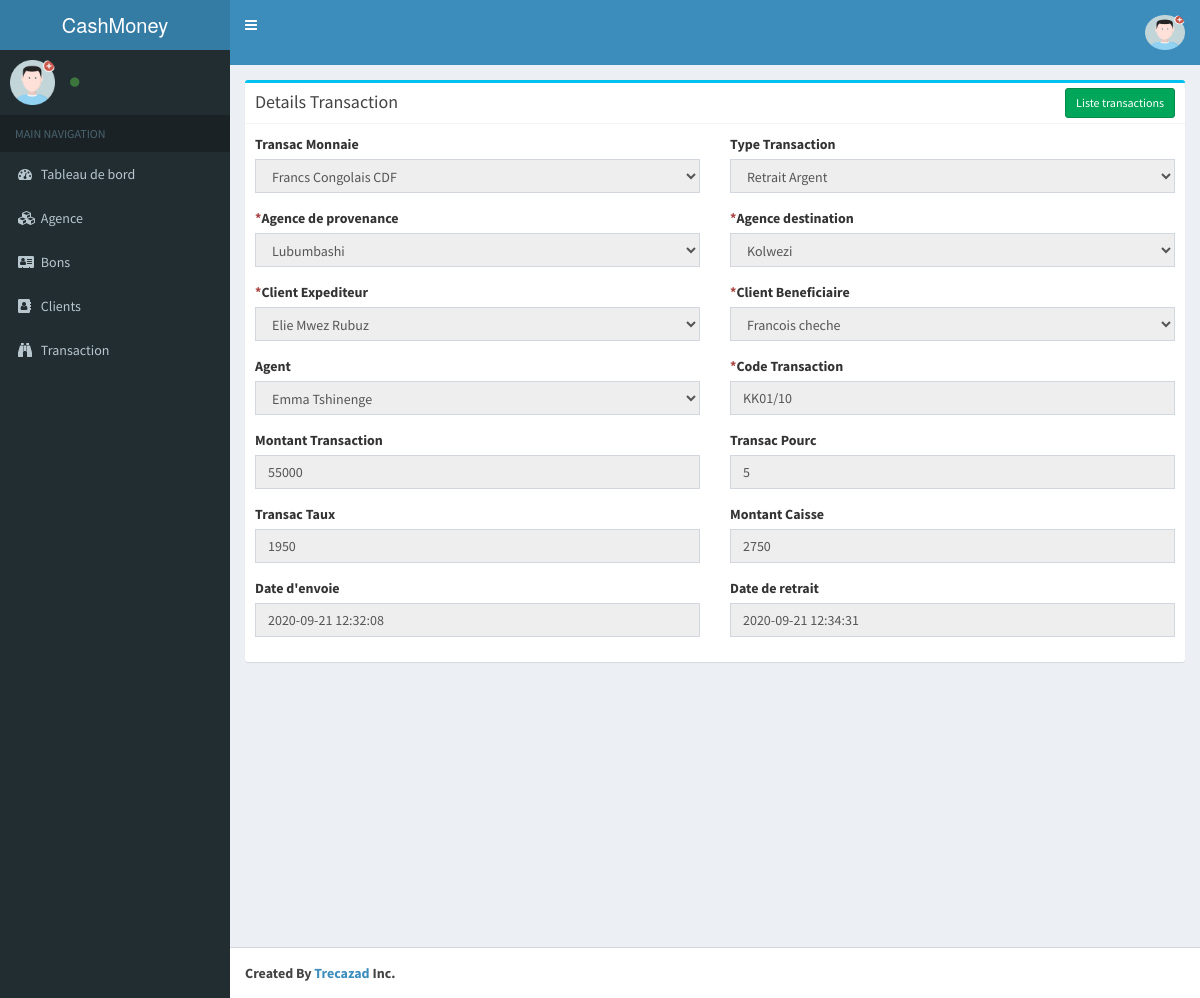
Screenshot of /transaction/view/2 with the database file from the repository.
### tables this page shows
CREATE TABLE `tb_am_transactions` (
  `transac_id` int(11) NOT NULL,
  `transac_code` varchar(10) NOT NULL,
  `transac_montant` float NOT NULL,
  `transac_pourc` varchar(25) NOT NULL,
  `transac_taux` varchar(25) NOT NULL,
  `transac_monnaie` enum('USD','CDF') NOT NULL,
  `transac_type` enum('Envoie','Retrait') NOT NULL,
  `provenance` int(11) NOT NULL,
  `destination` int(11) NOT NULL,
  `date_created` datetime NOT NULL DEFAULT CURRENT_TIMESTAMP,
  `date_retrait` datetime NOT NULL,
  `montant_caisse` float NOT NULL,
  `client_sid` int(11) NOT NULL,
  `agent_sid` int(11) DEFAULT NULL,
  `transac_statut` varchar(25) NOT NULL DEFAULT 'encours',
  `beneficiaire_sid` int(11) DEFAULT NULL
);

### application/controllers/Transaction.php (called while the page is built, shortened)
<?php
class Transaction extends CI_Controller{
    function __construct()
    {
        $this->load->model('Transaction_model');
    }
       function view($transac_id)
    {
        $data['tb_am_transaction'] = $this->Transaction_model->get_tb_am_transaction($transac_id);
        if(isset($data['tb_am_transaction']['transac_id']))
        {
               $this->load->model('Agence_model');
                $data['all_tb_am_agences'] = $this->Agence_model->get_all_tb_am_agences();
                $data['all_tb_am_agences'] = $this->Agence_model->get_all_tb_am_agences();
                $this->load->model('Client_model');
                $data['all_tb_am_clients'] = $this->Client_model->get_all_tb_am_clients();
                $this->load->model('User_model');
                $data['all_tb_am_users'] = $this->User_model->get_all_tb_am_users();
                $data['_view'] = 'transaction/details';
                $this->load->view('layouts/main',$data);
        }
        else
            show_error('The tb_am_transaction you are trying to edit does not exist.');
    }
}

### index.php (called while the page is built, shortened)
<?php
require_once BASEPATH.'core/CodeIgniter.php';

### application/models/Transaction_model.php (called while the page is built, shortened)
<?php
class Transaction_model extends CI_Model
{
    function get_tb_am_transaction($transac_id)
    {
        return $this->db->get_where('tb_am_transactions',array('transac_id'=>$transac_id))->row_array();
    }
}

### application/models/Agence_model.php (called while the page is built, shortened)
<?php
class Agence_model extends CI_Model
{
    function get_all_tb_am_agences($params = array())
    {
        $this->db->order_by('agence_id', 'desc');
        return $this->db->get('tb_am_agences')->result_array();
    }
}

### application/models/Client_model.php (called while the page is built, shortened)
<?php
class Client_model extends CI_Model
{
    function get_all_tb_am_clients($params = array())
    {
        $this->db->order_by('client_id', 'desc');
        return $this->db->get('tb_am_clients')->result_array();
    }
}

### application/models/User_model.php (called while the page is built, shortened)
<?php
class User_model extends CI_Model
{
    function get_all_tb_am_users($params = array())
    {
        $this->db->order_by('id_asset', 'desc');
        return $this->db->get('tb_am_users')->result_array();
    }
}

### application/views/transaction/details.php (the view, shortened to what this page needs)
<div class="row">
    <div class="col-md-12">
      	<div class="box box-info">
            <div class="box-header with-border">
              	<h3 class="box-title">Details Transaction</h3>
              	<div class="box-tools">
                    <a href="<?php echo site_url('transaction/index'); ?>" class="btn btn-success btn-sm">
                    Liste transactions</a>
                </div>
            </div>
			<div class="box-body">
				<div class="row clearfix">
					<div class="col-md-6">
						<label for="transac_monnaie" class="control-label">Transac Monnaie</label>
						<div class="form-group">
							<select name="transac_monnaie" class="form-control" readonly>
								<?php
								$transac_monnaie_values = array(
									'USD'=>'Dollars Américains USD',
									'CDF'=>'Francs Congolais CDF',
								);
								foreach($transac_monnaie_values as $value => $display_text)
								{
									$selected = ($value == $tb_am_transaction['transac_monnaie']) ? ' selected="selected"' : "";
									echo '<option value="'.$value.'" '.$selected.'>'.$display_text.'</option>';
								}
								?>
							</select>
						</div>
					</div>
					<div class="col-md-6">
						<label for="transac_type" class="control-label">Type Transaction </label>
						<div class="form-group">
							<select name="transac_type" class="form-control" readonly>
								<?php
								$transac_type_values = array(
									'Envoie'=>'Envoie Argent',
									'Retrait'=>'Retrait Argent',
								);
								foreach($transac_type_values as $value => $display_text)
								{
									$selected = ($value == $tb_am_transaction['transac_type']) ? ' selected="selected"' : "";
									echo '<option value="'.$value.'" '.$selected.'>'.$display_text.'</option>';
								}
								?>
							</select>
						</div>
					</div>
					<div class="col-md-6">
						<label for="provenance" class="control-label"><span class="text-danger">*</span>Agence de provenance</label>
						<div class="form-group">
							<select name="provenance" class="form-control" readonly>
								<?php
								foreach($all_tb_am_agences as $tb_am_agence)
								{
									$selected = ($tb_am_agence['agence_id'] == $tb_am_transaction['provenance']) ? ' selected="selected"' : "";
									echo '<option value="'.$tb_am_agence['agence_id'].'" '.$selected.'>'.$tb_am_agence['agence_nom'].'</option>';
								}
								?>
							</select>
						</div>
					</div>
					<div class="col-md-6">
						<label for="destination" class="control-label"><span class="text-danger">*</span>Agence destination</label>
						<div class="form-group">
							<select name="destination" class="form-control" readonly>
								<?php
								foreach($all_tb_am_agences as $tb_am_agence)
								{
									$selected = ($tb_am_agence['agence_id'] == $tb_am_transaction['destination']) ? ' selected="selected"' : "";
									echo '<option value="'.$tb_am_agence['agence_id'].'" '.$selected.'>'.$tb_am_agence['agence_nom'].'</option>';
								}
								?>
							</select>
						</div>
					</div>
					<div class="col-md-6">
						<label for="client_sid" class="control-label"><span class="text-danger">*</span>Client Expediteur</label>
						<div class="form-group">
							<select name="client_sid" class="form-control" readonly>
								<?php
								foreach($all_tb_am_clients as $tb_am_client)
								{
									$selected = ($tb_am_client['client_id'] == $tb_am_transaction['client_sid']) ? ' selected="selected"' : "";
									echo '<option value="'.$tb_am_client['client_id'].'" '.$selected.'>'.$tb_am_client['client_fullname'].'</option>';
								}
								?>
							</select>
						</div>
					</div>
					<div class="col-md-6">
						<label for="beneficiaire_sid" class="control-label"><span class="text-danger">*</span>Client Beneficiaire</label>
						<div class="form-group">
							<select name="beneficiaire_sid" class="form-control" readonly>
								<?php
								foreach($all_tb_am_clients as $tb_am_client)
								{
									$selected = ($tb_am_client['client_id'] == $tb_am_transaction['beneficiaire_sid']) ? ' selected="selected"' : "";
									echo '<option value="'.$tb_am_client['client_id'].'" '.$selected.'>'.$tb_am_client['client_fullname'].'</option>';
								}
								?>
							</select>
						</div>
					</div>
					<div class="col-md-6">
						<label for="agent_sid" class="control-label">Agent</label>
						<div class="form-group">
							<select name="agent_sid" class="form-control" readonly>
								<?php
								foreach($all_tb_am_users as $tb_am_user)
								{
									$selected = ($tb_am_user['id_asset'] == $tb_am_transaction['agent_sid']) ? ' selected="selected"' : "";
									echo '<option value="'.$tb_am_user['id_asset'].'" '.$selected.'>'.$tb_am_user['asset_fullname'].'</option>';
								}
								?>
							</select>
						</div>
					</div>
					<div class="col-md-6">
						<label for="transac_code" class="control-label"><span class="text-danger">*</span>Code Transaction </label>
						<div class="form-group">
							<input type="text" name="transac_code" value="<?php echo ($this->input->post('transac_code') ? $this->input->post('transac_code') : $tb_am_transaction['transac_code']); ?>" class="form-control" id="transac_code" readonly/>
						</div>
					</div>
					<div class="col-md-6">
						<label for="transac_montant" class="control-label">Montant Transaction </label>
						<div class="form-group">
							<input type="text" name="transac_montant" value="<?php echo ($this->input->post('transac_montant') ? $this->input->post('transac_montant') : $tb_am_transaction['transac_montant']); ?>" class="form-control" id="transac_montant"readonly />
						</div>
					</div>
					<div class="col-md-6">
						<label for="transac_pourc" class="control-label">Transac Pourc</label>
						<div class="form-group">
							<input type="text" name="transac_pourc" value="<?php echo ($this->input->post('transac_pourc') ? $this->input->post('transac_pourc') : $tb_am_transaction['transac_pourc']); ?>" class="form-control" id="transac_pourc" readonly/>
						</div>
					</div>
					<div class="col-md-6">
						<label for="transac_taux" class="control-label">Transac Taux</label>
						<div class="form-group">
							<input type="text" name="transac_taux" value="<?php echo ($this->input->post('transac_taux') ? $this->input->post('transac_taux') : $tb_am_transaction['transac_taux']); ?>" class="form-control" id="transac_taux" readonly/>
						</div>
					</div>
					<div class="col-md-6">
						<label for="montant_caisse" class="control-label">Montant Caisse</label>
						<div class="form-group">
							<input type="text" name="montant_caisse" value="<?php echo ($this->input->post('montant_caisse') ? $this->input->post('montant_caisse') : $tb_am_transaction['montant_caisse']); ?>" class="form-control" id="montant_caisse" readonly/>
						</div>
					</div>
					<div class="col-md-6">
						<label for="date_created" class="control-label">Date d'envoie</label>
						<div class="form-group">
							<input type="text" name="date_created" value="<?php echo ($this->input->post('date_created') ? $this->input->post('date_created') : $tb_am_transaction['date_created']); ?>" class="form-control" id="date_created" readonly/>
						</div>
					</div>
					<div class="col-md-6">
						<label for="date_retrait" class="control-label">Date de retrait</label>
						<div class="form-group">
							<input type="text" name="date_retrait" value="<?php echo ($this->input->post('date_retrait') ? $this->input->post('date_retrait') : $tb_am_transaction['date_retrait']); ?>" class="form-control" id="date_retrait" readonly />
						</div>
					</div>
				</div>
			</div>
		</div>
    </div>
</div>

### rows the page displays
tb_am_transactions: transac_code "KK01/10", transac_montant "55000", transac_pourc "5", transac_taux "1950", montant_caisse "2750", date_created "2020-09-21 12:32:08", date_retrait "2020-09-21 12:34:31"

### other values shown
form field transac_monnaie "Francs Congolais CDF"
form field transac_type "Retrait Argent"
form field provenance "Lubumbashi"
form field destination "Kolwezi"
form field client_sid "Elie Mwez Rubuz"
form field beneficiaire_sid "Francois cheche"
form field agent_sid "Emma Tshinenge"
